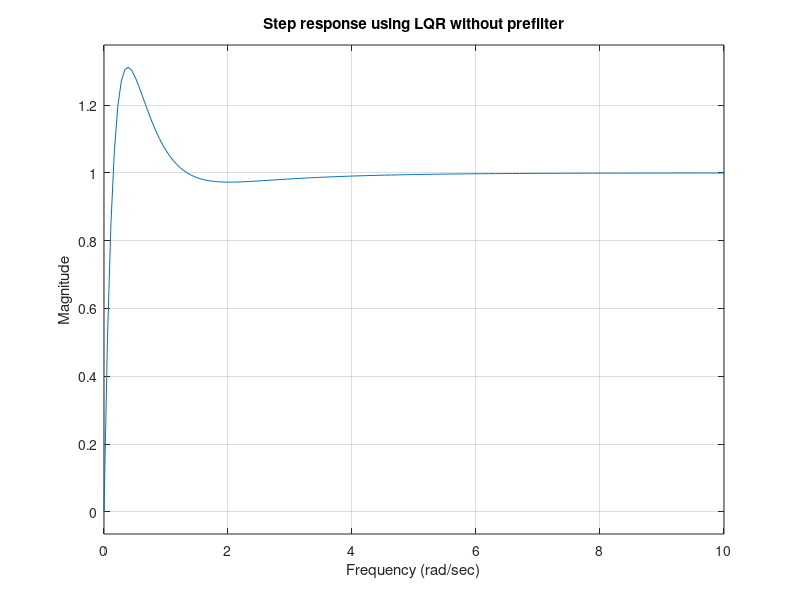

Recreate this plot in MATLAB. (Note: this script raises an error after producing the figure.)
%% Defining Parameters for Cart inverted pendulum
clear;
close all;
s=tf('s');
% http://ctms.engin.umich.edu/CTMS/index.php?example=InvertedPendulum&section=SystemModeling
% M = .5;
% m = 0.2;
% b = 0.1;
% I = 0.006;
% g = 9.8;
% l = 0.3;
% 
% p = I*(M+m)+M*m*l^2; %denominator for the A and B matrices
% 
% A = [0      1              0           0;
%      0 -(I+m*l^2)*b/p  (m^2*g*l^2)/p   0;
%      0      0              0           1;
%      0 -(m*l*b)/p       m*g*l*(M+m)/p  0];
% B = [     0;
%      (I+m*l^2)/p;
%           0;
%         m*l/p];
% C = [1 0 0 0;
%      0 0 1 0];
% D = [0;
%      0];

% http://databookuw.com/databook.pdf
m = 1; M = 5; L = 2; g = -10; d = 1;
b = 1; % Pendulum up (b=1)
A = [0 1 0 0;
0 -d/M b*m*g/M 0;
0 0 0 1;
0 -b*d/(M*L) -b*(m+M)*g/(M*L) 0];
B = [0; 1/M; 0; b*1/(M*L)];
C = [1 0 0 0;
     0 0 1 0];
D = [0;
     0];

states = {'x' 'x_dot' 'phi' 'phi_dot'};
inputs = {'u'};
outputs = {'x'; 'phi'};

sys_ss = ss(A,B,C,D,'statename',states,'inputname',inputs,...
'outputname',outputs);

%% Initial stability analysis
% To check location of poles
poles = eig(sys_ss);

% Controllability
ctrl_mat = [B A*B (A^2)*B (A^3)*B];
rank(ctrl_mat);

% Observability
obsv_mat = [C; C*A; C*(A^2); C*(A^3)];
rank(obsv_mat);

% TF Matrix
tf_matrix = C*inv(s*eye(4)-A)*B + D;
tf_matrix_min = minreal(tf_matrix);
w=logspace(-3,3,1000);

%% Controller design - LQR
R = 0.1; %Sensor variance
Q = [30 0 0 0;0 70 0 0;0 0 10 0;0 0 0 40]; % State penalty
% Q = C'*C;
G = lqr(A,B,Q,R);
Glqr=ss(A,B,G,0);

So1=inv(eye(size(Glqr))+Glqr);
To1=eye(size(Glqr))-So1;%Te=PK*inv[I+PK]

%figure;
% sv=sigma(So1,w);
% tsv=20*log10(sv);
% semilogx(w,tsv);
% title('Sensitivity (S) using LQR');
% grid on;
% xlabel('Frequency (rad/sec)');
% ylabel('Singular Values (dB)');

%figure;
% sv=sigma(To1,w);
% tsv=20*log10(sv);
% semilogx(w,tsv);
% title('Complementary Sensitivity (T) using LQR');
% grid on;
% xlabel('Frequency (rad/sec)');
% ylabel('Singular Values (dB)');

figure;
set(gcf,'Position',[1000 350 500 400])
step(To1);
title('Step response using LQR without prefilter');
grid on;
xlabel('Frequency (rad/sec)');
ylabel('Magnitude');
hold on;
stepinfo(To1)

%% Simulate cart using LQR controller
tspan = 0:.1:20;
x0 = [-1; 0; pi-0.5; 0]; % initial condition
wr = [1; 0; pi+0; 0]; % reference position
u=@(x)-G*(x - wr); % control law
[t,y] = ode45(@(t,x)cartpend(x,m,M,L,g,d,u(x)),tspan,x0);

figure;
for k=1:length(t)
    drawcartpend(y(k,:),m,M,L);
end
